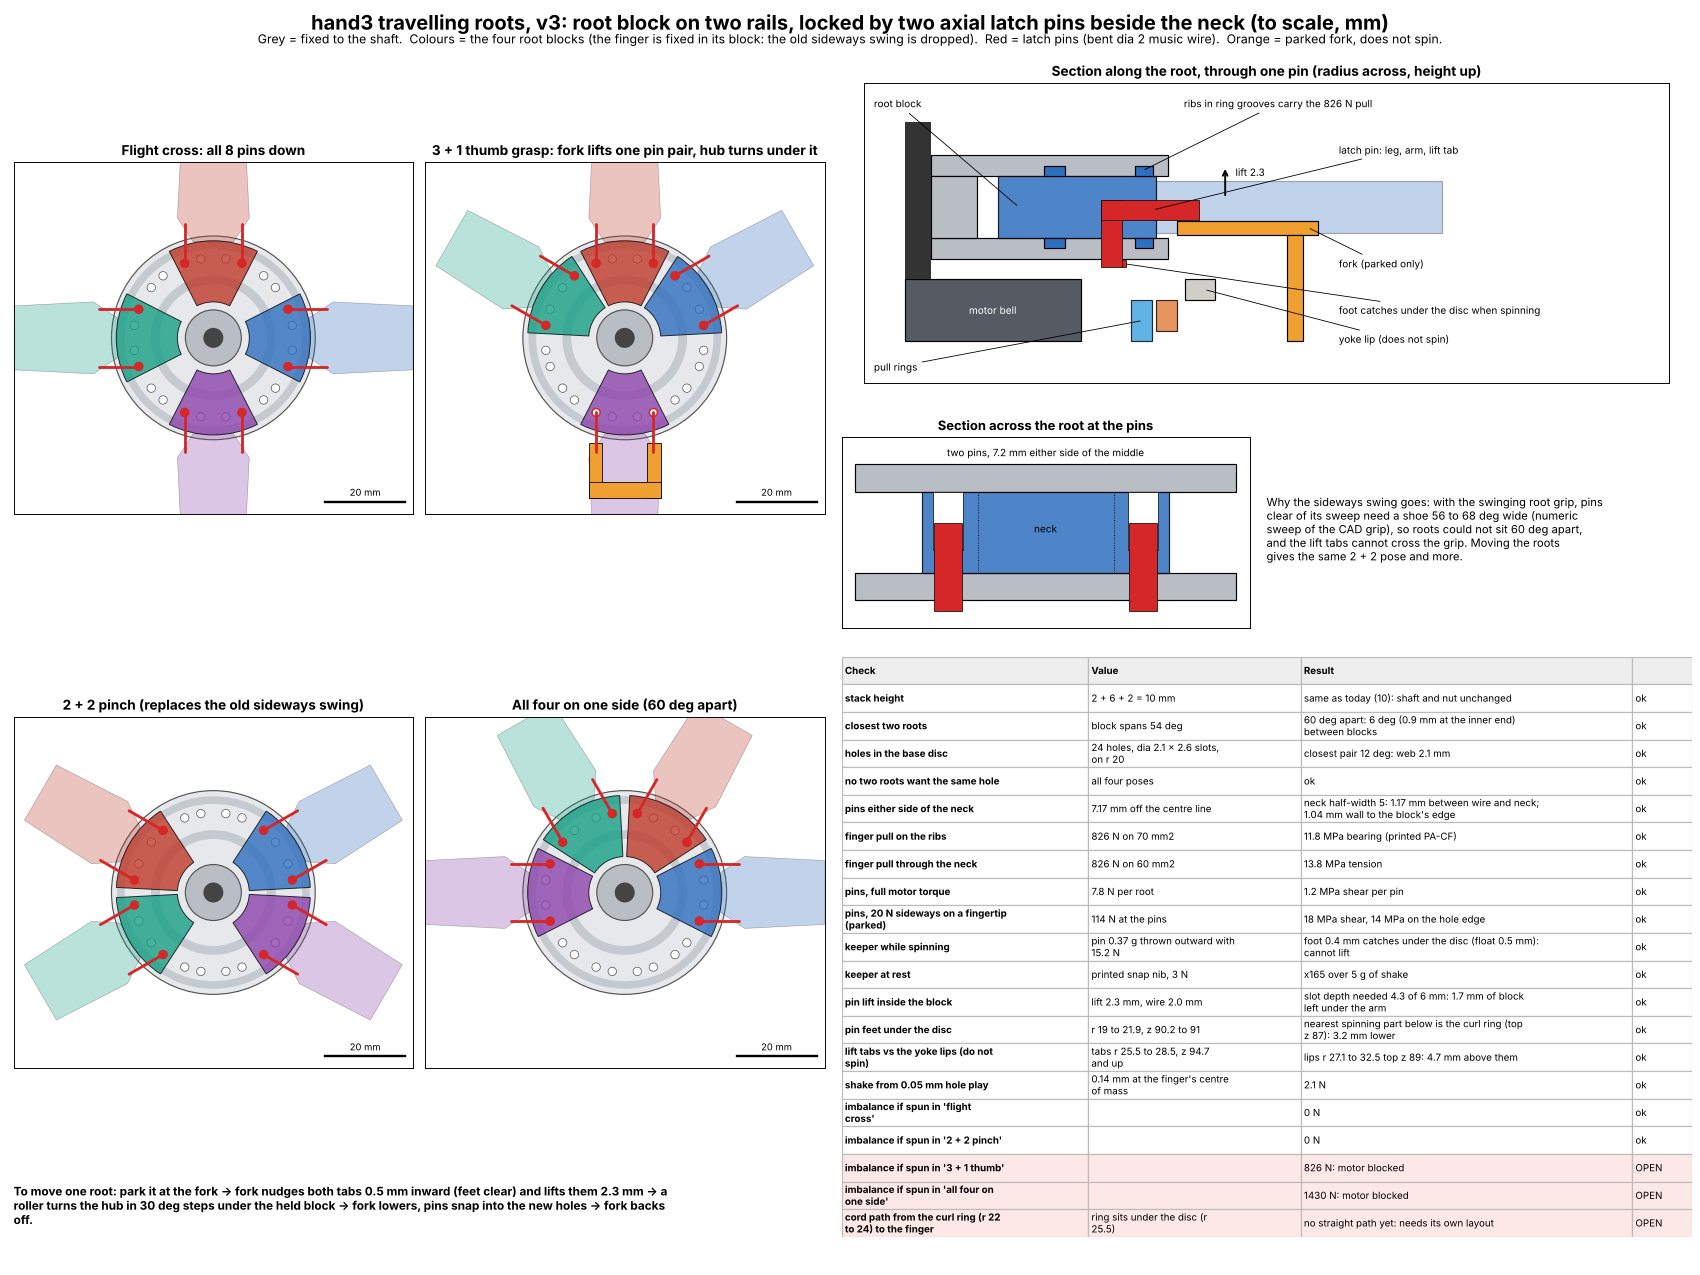

Write Python code to recreate this figure.
"""hand3 option F, root lock v3 "rail block + two axial latch pins" (2026-11-19): to-scale layout + interval checks.
Change found while laying it out: with roots that travel, the old sideways swing (lag) of each finger is dropped - the root is a
fixed BLOCK.  Reason: a swinging root grip sweeps the space the pins need (hand3_root_lock_bolt.json: keep_swing).
Block: PA-CF wedge between a base disc and a top disc, two ribs top and bottom riding in two ring grooves of each disc (they
carry the finger's pull, both ways).  Lock: two L-shaped dia 2 music-wire pins, one each side of the neck, axial legs down
through the block into holes in the base disc; their arms lie in slots in the block and stick out past the rim as lift tabs.
Each leg ends in a small outward foot; the spin throws the pin 0.5 mm outward so the foot catches under the disc.
Estimates unless read from hand3_design / hand3_hubc.  Writes hand3_root_lock_bolt.png / .json"""
import os, sys, json, textwrap
import numpy as np, matplotlib
matplotlib.use("Agg")
import matplotlib.pyplot as plt
from matplotlib.patches import Circle, Rectangle, Wedge, Polygon
HERE = os.path.dirname(os.path.abspath(__file__)); sys.path.insert(0, os.path.join(HERE, "hand3e")); os.chdir(os.path.join(HERE, "hand3e"))
import hand3_design as H, hand3_hubc as C
os.chdir(HERE)
ST = json.load(open("hand3_indep_fingers_study.json"))["common"]
RPM = 12500.0; W2 = (RPM * 2 * np.pi / 60) ** 2; M_F, R_COM, F_CF = ST["finger_g"] * 1e-3, ST["finger_com_r"], ST["finger_cf_N"]
D = dict(disc_r=H.HUB["plate_d"] / 2, disc_t=2.0, gap=6.0, z0=H.Z["hub_lo"], boss_r=7.0,
         block_r=(9.0, 24.3), block_half=27.0, neck_half=5.0, rib_h=1.0, ribs=((13.5, 15.5), (22.3, 24.0)), groove_clr=0.1,
         pin_r=20.0, pin_daz=21.0, wire_d=2.0, hole=(2.1, 2.6), lift=2.3, foot=0.4, float_=0.5, slot_w=2.2, tab_r=28.5, step=30.0,
         detent_N=3.0, T_motor=0.62, wire_g_per_mm=np.pi * 1.0 * 7.85e-3)
z0, t, g = D["z0"], D["disc_t"], D["gap"]; stack = 2 * t + g
lat = D["pin_r"] * np.sin(np.radians(D["pin_daz"]))                       # sideways distance of each pin from the root's centre line
holes = sorted((k * D["step"] + s * D["pin_daz"]) % 360 for k in range(int(360 / D["step"])) for s in (-1, 1))
dh = np.diff(holes + [holes[0] + 360]).min(); web = np.radians(dh) * D["pin_r"] - D["hole"][0]
edge_wall = np.radians(D["block_half"] - D["pin_daz"]) * D["pin_r"] - D["hole"][0] / 2
rib_len = [np.radians(2 * D["block_half"]) * r1 for r0, r1 in D["ribs"]]
rib_area = (sum(rib_len) * 2 - 2 * D["slot_w"]) * D["rib_h"]             # top + bottom, minus the two arm slots through the top outer rib
neck_area = 2 * D["neck_half"] * g
L_pin = 6.5 + (D["tab_r"] - D["pin_r"]) ; m_pin = L_pin * D["wire_g_per_mm"]
cf_pin = m_pin * 1e-3 * W2 * 0.024
side = D["T_motor"] / 4 / (D["pin_r"] * 1e-3)
tip_side = 20.0; lock_N = tip_side * 0.114 / (D["pin_r"] * 1e-3)
def imb(az): v = sum(np.array([np.cos(np.radians(a)), np.sin(np.radians(a))]) for a in az); return M_F * W2 * R_COM * 1e-3 * np.linalg.norm(v)
POSES = {"flight cross": (0, 90, 180, 270), "2 + 2 pinch": (30, 150, 210, 330), "3 + 1 thumb": (30, 90, 150, 270), "all four on one side": (0, 60, 120, 180)}
def used(az): return sorted((a + s * D["pin_daz"]) % 360 for a in az for s in (-1, 1))
clash = {k: len(set(used(v))) < 8 for k, v in POSES.items()}
foot_z = z0 - 0.8; ring_top = C.Z_OUT[1]
chk = [
 ("stack height", f"{t:g} + {g:g} + {t:g} = {stack:g} mm", f"same as today ({H.Z['hub_hi'] - H.Z['hub_lo']:g}): shaft and nut unchanged", abs(stack - (H.Z["hub_hi"] - H.Z["hub_lo"])) < 1e-6),
 ("closest two roots", f"block spans {2 * D['block_half']:.0f} deg", f"60 deg apart: {60 - 2 * D['block_half']:.0f} deg ({np.radians(60 - 2 * D['block_half']) * D['block_r'][0]:.1f} mm at the inner end) between blocks", 2 * D["block_half"] < 60),
 ("holes in the base disc", f"{len(holes)} holes, dia {D['hole'][0]} x {D['hole'][1]} slots, on r {D['pin_r']:g}", f"closest pair {dh:.0f} deg: web {web:.1f} mm", web > 1.5),
 ("no two roots want the same hole", "all four poses", "ok" if not any(clash.values()) else "CLASH " + str(clash), not any(clash.values())),
 ("pins either side of the neck", f"{lat:.2f} mm off the centre line", f"neck half-width {D['neck_half']:g}: {lat - D['neck_half'] - D['wire_d'] / 2:.2f} mm between wire and neck; {edge_wall:.2f} mm wall to the block's edge", lat - D["neck_half"] - D["wire_d"] / 2 > 0.5 and edge_wall > 1.0),
 ("finger pull on the ribs", f"{F_CF:.0f} N on {rib_area:.0f} mm2", f"{F_CF / rib_area:.1f} MPa bearing (printed PA-CF)", F_CF / rib_area < 20),
 ("finger pull through the neck", f"{F_CF:.0f} N on {neck_area:.0f} mm2", f"{F_CF / neck_area:.1f} MPa tension", F_CF / neck_area < 25),
 ("pins, full motor torque", f"{side:.1f} N per root", f"{side / 2 / (np.pi * D['wire_d'] ** 2 / 4):.1f} MPa shear per pin", True),
 ("pins, 20 N sideways on a fingertip (parked)", f"{lock_N:.0f} N at the pins", f"{lock_N / 2 / (np.pi * D['wire_d'] ** 2 / 4):.0f} MPa shear, {lock_N / 2 / (D['wire_d'] * t):.0f} MPa on the hole edge", lock_N / 2 / (D["wire_d"] * t) < 30),
 ("keeper while spinning", f"pin {m_pin:.2f} g thrown outward with {cf_pin:.1f} N", f"foot {D['foot']} mm catches under the disc (float {D['float_']} mm): cannot lift", cf_pin > 2 and D["float_"] > D["foot"]),
 ("keeper at rest", f"printed snap nib, {D['detent_N']:.0f} N", f"x{D['detent_N'] / (m_pin * 1e-3 * 9.81 * 5):.0f} over 5 g of shake", True),
 ("pin lift inside the block", f"lift {D['lift']} mm, wire {D['wire_d']} mm", f"slot depth needed {D['lift'] + D['wire_d']:.1f} of {g:g} mm: {g - D['lift'] - D['wire_d']:.1f} mm of block left under the arm", g - D["lift"] - D["wire_d"] > 1.0),
 ("pin feet under the disc", f"r {D['pin_r'] - 1:g} to {D['pin_r'] + 1 + D['float_'] + D['foot']:.1f}, z {foot_z:.1f} to {z0:g}", f"nearest spinning part below is the curl ring (top z {ring_top:g}): {foot_z - ring_top:.1f} mm lower", foot_z - ring_top > 1.0),
 ("lift tabs vs the yoke lips (do not spin)", f"tabs r {D['disc_r']:g} to {D['tab_r']:g}, z {z0 + t + g - D['lift'] - D['wire_d']:.1f} and up", f"lips r {C.R_LIP_OUT[0]} to {C.R_LIP_IN[1]} top z {C.Z_LIP_OUT[1]:g}: {z0 + t + g - D['lift'] - D['wire_d'] - 1.0 - C.Z_LIP_OUT[1]:.1f} mm above them", z0 + t + g - D["lift"] - D["wire_d"] - 1.0 - C.Z_LIP_OUT[1] > 1.0),
 ("shake from 0.05 mm hole play", f"{0.05 / D['pin_r'] * R_COM:.2f} mm at the finger's centre of mass", f"{M_F * W2 * 0.05 / D['pin_r'] * R_COM * 1e-3:.1f} N", True),
] + [(f"imbalance if spun in '{k}'", "", f"{imb(v):.0f} N" + ("" if imb(v) < 5 else ": motor blocked"), imb(v) < 5) for k, v in POSES.items()] + [
 ("cord path from the curl ring (r 22 to 24) to the finger", "ring sits under the disc (r 25.5)", "no straight path yet: needs its own layout", False)]
keep_swing = "with the swinging root grip, pins clear of its sweep need a shoe 56 to 68 deg wide (numeric sweep of the CAD grip), so roots could not sit 60 deg apart, and the lift tabs cannot cross the grip"
json.dump(dict(layout=D, derived=dict(lateral=lat, holes_deg=holes, web=web, rib_area=rib_area, pin_g=m_pin, pin_cf_N=cf_pin), keep_swing=keep_swing,
               checks=[dict(what=a, value=b, result=c, ok=bool(d)) for a, b, c, d in chk], poses=POSES), open("hand3_root_lock_bolt.json", "w"), indent=1, default=float)

fig = plt.figure(figsize=(20, 15), facecolor="white")
fig.suptitle("hand3 travelling roots, v3: root block on two rails, locked by two axial latch pins beside the neck (to scale, mm)", fontsize=17, fontweight="bold", y=0.992)
fig.text(0.5, 0.966, "Grey = fixed to the shaft.  Colours = the four root blocks (the finger is fixed in its block: the old sideways swing is dropped).  Red = latch pins (bent dia 2 music wire).  Orange = parked fork, does not spin.", ha="center", fontsize=10.5)
COL = ["#2f6fbf", "#c0392b", "#16a085", "#8e44ad"]; RED = "#d62728"
def plan(ax, az, title, lifted=None):
    ax.set_aspect("equal"); ax.set_xlim(-50, 50); ax.set_ylim(-44, 44); ax.set_xticks([]); ax.set_yticks([])
    ax.add_patch(Circle((0, 0), D["disc_r"], fc="#e6e8eb", ec="#555"))
    for r0, r1 in D["ribs"]: ax.add_patch(Wedge((0, 0), r1 + 0.1, 0, 360, width=r1 - r0 + 0.2, fc="#c5cad1", ec="none"))
    for a in holes: ax.add_patch(Circle((D["pin_r"] * np.cos(np.radians(a)), D["pin_r"] * np.sin(np.radians(a))), 1.05, fc="white", ec="#555", lw=0.6))
    for i, a in enumerate(az):
        u = np.array([np.cos(np.radians(a)), np.sin(np.radians(a))]); n = np.array([-u[1], u[0]])
        ax.add_patch(Polygon([u * 24 + n * 5, u * 30 + n * 9, u * 50 + n * 8, u * 50 - n * 8, u * 30 - n * 9, u * 24 - n * 5], fc=COL[i], ec="black", lw=0.5, alpha=0.3))
        ax.add_patch(Wedge((0, 0), D["block_r"][1], a - D["block_half"], a + D["block_half"], width=D["block_r"][1] - D["block_r"][0], fc=COL[i], ec="black", lw=0.8, alpha=0.8))
        for s in (-1, 1):
            b = np.radians(a + s * D["pin_daz"]); p = D["pin_r"] * np.array([np.cos(b), np.sin(b)]); q = p + u * (D["tab_r"] - D["pin_r"] * np.cos(np.radians(D["pin_daz"])))
            ax.plot([p[0], q[0]], [p[1], q[1]], color=RED, lw=2.4, solid_capstyle="round"); ax.add_patch(Circle(p, 1.0, fc="white" if lifted == i else RED, ec=RED, lw=1.2))
        if lifted == i:
            for s in (-1, 1): ax.add_patch(Polygon([u * 26.3 + n * s * 5.6, u * 40 + n * s * 5.6, u * 40 + n * s * 9, u * 26.3 + n * s * 9], fc="#f0a030", ec="black", lw=0.7))
            ax.add_patch(Polygon([u * 36 + n * 9, u * 40 + n * 9, u * 40 - n * 9, u * 36 - n * 9], fc="#f0a030", ec="black", lw=0.7))
    ax.add_patch(Circle((0, 0), D["boss_r"], fc="#b9bec5", ec="#555")); ax.add_patch(Circle((0, 0), 2.5, fc="#444"))
    ax.plot([28, 48], [-41, -41], color="black", lw=2); ax.text(38, -39.5, "20 mm", ha="center", fontsize=8); ax.set_title(title, fontsize=11.5, fontweight="bold")
n_ = list(POSES)
plan(fig.add_axes([0.008, 0.535, 0.235, 0.4]), POSES[n_[0]], "Flight cross: all 8 pins down")
plan(fig.add_axes([0.25, 0.535, 0.235, 0.4]), POSES[n_[2]], "3 + 1 thumb grasp: fork lifts one pin pair, hub turns under it", lifted=3)
plan(fig.add_axes([0.008, 0.1, 0.235, 0.4]), POSES[n_[1]], "2 + 2 pinch (replaces the old sideways swing)")
plan(fig.add_axes([0.25, 0.1, 0.235, 0.4]), POSES[n_[3]], "All four on one side (60 deg apart)")
def R(ax, a0, a1, b0, b1, **kw): ax.add_patch(Rectangle((a0, b0), a1 - a0, b1 - b0, **kw))
# section 1: along the root (radius - height)
ax = fig.add_axes([0.495, 0.70, 0.5, 0.235]); ax.set_aspect("equal"); zt = z0 + t + g
R(ax, 0, 17, 83, 89, fc="#555a63", ec="black"); ax.text(8.5, 86, "motor bell", color="white", ha="center", va="center", fontsize=8.5); R(ax, 0, 2.5, 89, H.Z["shaft_tip"], fc="#333", ec="none")
R(ax, C.R_IN[0], C.R_IN[1], 83, 87, fc="#39a0e0", ec="black", alpha=.8); R(ax, C.R_OUT[0], C.R_OUT[1], 84, 87, fc="#e07b39", ec="black", alpha=.8)
R(ax, C.R_LIP_OUT[0], C.R_LIP_OUT[1], *C.Z_LIP_OUT, fc="#cfcfc8", ec="black")
R(ax, 2.5, D["disc_r"], z0, z0 + t, fc="#b9bec5", ec="black"); R(ax, 2.5, D["disc_r"], zt, zt + t, fc="#b9bec5", ec="black"); R(ax, 2.5, D["boss_r"], z0 + t, zt, fc="#b9bec5", ec="black")
R(ax, D["block_r"][0], D["block_r"][1], z0 + t, zt, fc=COL[0], ec="black", alpha=.85); R(ax, D["block_r"][1], 52, z0 + t + 0.5, zt - 0.5, fc=COL[0], ec="black", alpha=.3)
for r0, r1 in D["ribs"]:
    R(ax, r0, r1, z0 + t - D["rib_h"], z0 + t, fc=COL[0], ec="black"); R(ax, r0, r1, zt, zt + D["rib_h"], fc=COL[0], ec="black")
za = zt - D["lift"] - D["wire_d"]
R(ax, D["pin_r"] - 1, D["pin_r"] + 1, z0 - 0.8, za + D["wire_d"], fc=RED, ec="black", lw=0.6); R(ax, D["pin_r"] - 1, D["tab_r"], za, za + D["wire_d"], fc=RED, ec="black", lw=0.6); R(ax, D["pin_r"] + 1, D["pin_r"] + 1.4, z0 - 0.8, z0 - 0.1, fc=RED, ec="black", lw=0.6)
R(ax, 26.3, 40, za - 1.4, za - 0.1, fc="#f0a030", ec="black"); R(ax, 37, 38.5, 83, za - 1.4, fc="#f0a030", ec="black")
ax.annotate("", (31, za + 5.2), (31, za + 2.2), arrowprops=dict(arrowstyle="->", lw=1.6)); ax.text(32, za + 4.3, f"lift {D['lift']}", fontsize=8.5)
for txt, xy, xt in (("ribs in ring grooves carry the 826 N pull", (23, zt + 0.5), (27, 106)), ("root block", (11, 96), (-3, 106)), ("latch pin: leg, arm, lift tab", (24, za + 1), (42, 101.5)),
                    ("foot catches under the disc when spinning", (21.2, z0 - 0.5), (42, 86)), ("fork (parked only)", (39, za - 0.7), (42, 90.5)), ("yoke lip (does not spin)", (29, 88), (42, 83.2)), ("pull rings", (23, 85), (-3, 80.5))):
    ax.annotate(txt, xy, xt, fontsize=8.5, arrowprops=dict(arrowstyle="-", lw=0.7), va="center")
ax.set_xlim(-4, 74); ax.set_ylim(79, 108); ax.set_xticks([]); ax.set_yticks([]); ax.set_title("Section along the root, through one pin (radius across, height up)", fontsize=11.5, fontweight="bold")
# section 2: across the root at the pin circle (sideways - height)
ax = fig.add_axes([0.495, 0.50, 0.24, 0.165]); ax.set_aspect("equal")
w = D["pin_r"] * np.sin(np.radians(D["block_half"]))
R(ax, -14, 14, z0, z0 + t, fc="#b9bec5", ec="black"); R(ax, -14, 14, zt, zt + t, fc="#b9bec5", ec="black"); R(ax, -w, w, z0 + t, zt, fc=COL[0], ec="black", alpha=.85)
ax.plot([-D["neck_half"], -D["neck_half"]], [z0 + t, zt], color="black", lw=0.8, ls=":"); ax.plot([D["neck_half"], D["neck_half"]], [z0 + t, zt], color="black", lw=0.8, ls=":")
for s in (-1, 1):
    R(ax, s * lat - 1.1, s * lat + 1.1, za, zt, fc="white", ec="black", lw=0.6); R(ax, s * lat - 1, s * lat + 1, z0 - 0.8, za + D["wire_d"], fc=RED, ec="black", lw=0.6)
ax.text(0, z0 + t + 3, "neck", ha="center", fontsize=8.5); ax.text(0, zt + 2.6, f"two pins, {lat:.1f} mm either side of the middle", ha="center", fontsize=8.5)
ax.set_xlim(-15, 15); ax.set_ylim(z0 - 2, zt + 4); ax.set_xticks([]); ax.set_yticks([]); ax.set_title("Section across the root at the pins", fontsize=11, fontweight="bold")
fig.text(0.745, 0.585, "\n".join(textwrap.wrap("Why the sideways swing goes: " + keep_swing + ". Moving the roots gives the same 2 + 2 pose and more.", 62)), fontsize=9.5, va="center")
tax = fig.add_axes([0.495, 0.03, 0.5, 0.455]); tax.axis("off"); rows = [("Check", "Value", "Result", "")] + [(a, b, c, "ok" if dd else "OPEN") for a, b, c, dd in chk]
Wc = [0.29, 0.25, 0.39, 0.07]; X = np.cumsum([0] + Wc[:-1]); n = len(rows)
for i, r_ in enumerate(rows):
    y = 1 - (i + 1) / n
    for j, c in enumerate(r_):
        bad = i and r_[3] == "OPEN"
        tax.add_patch(Rectangle((X[j], y), Wc[j], 1 / n, fc="#eeeeee" if i == 0 else ("#fde8e8" if bad else "white"), ec="#bbb", transform=tax.transAxes))
        tax.text(X[j] + 0.004, y + 0.5 / n, "\n".join(textwrap.wrap(c, [34, 30, 50, 6][j])), transform=tax.transAxes, va="center", fontsize=8.3, fontweight="bold" if (i == 0 or j == 0) else "normal")
fig.text(0.008, 0.04, "\n".join(textwrap.wrap("To move one root: park it at the fork -> fork nudges both tabs 0.5 mm inward (feet clear) and lifts them 2.3 mm -> a roller turns the hub in 30 deg steps under the held block -> fork lowers, pins snap into the new holes -> fork backs off.", 120)),
         fontsize=10, fontweight="bold")
fig.savefig("hand3_root_lock_bolt.png", dpi=85)
for a, b, c, dd in chk: print("ok  " if dd else "OPEN", a, "|", b, "|", c)
